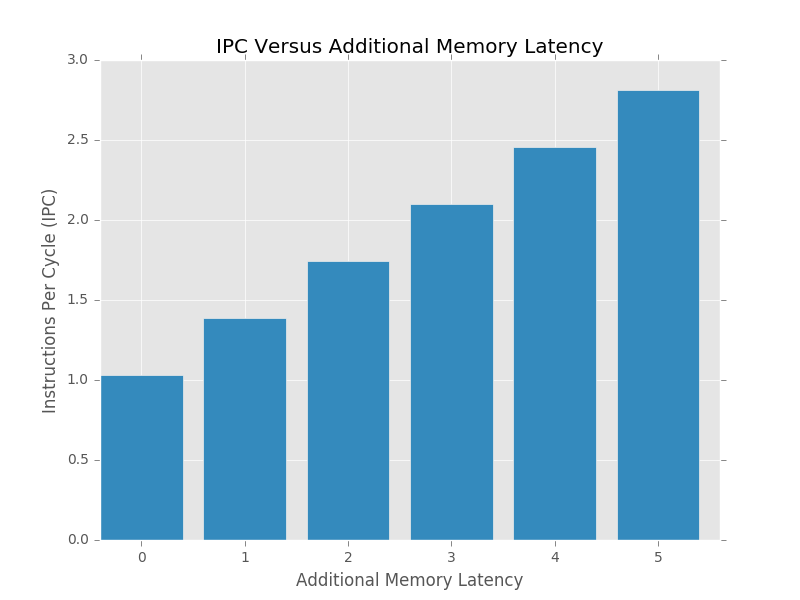

Python code for this plot:
import numpy as np
import matplotlib.pyplot as plt
plt.style.use('ggplot')

N = 6
values = [1.0329974, 1.3893373, 1.7456772, 2.1020172, 2.458357, 2.8146968]
width = 0.8

ind = np.arange(N)
p1 = plt.bar(ind, values)

plt.ylabel('Instructions Per Cycle (IPC)')
plt.xlabel('Additional Memory Latency')
plt.title('IPC Versus Additional Memory Latency')
plt.xticks(ind + width / 2,
           ["0", "1", "2", "3", "4", "5"])
plt.show()
